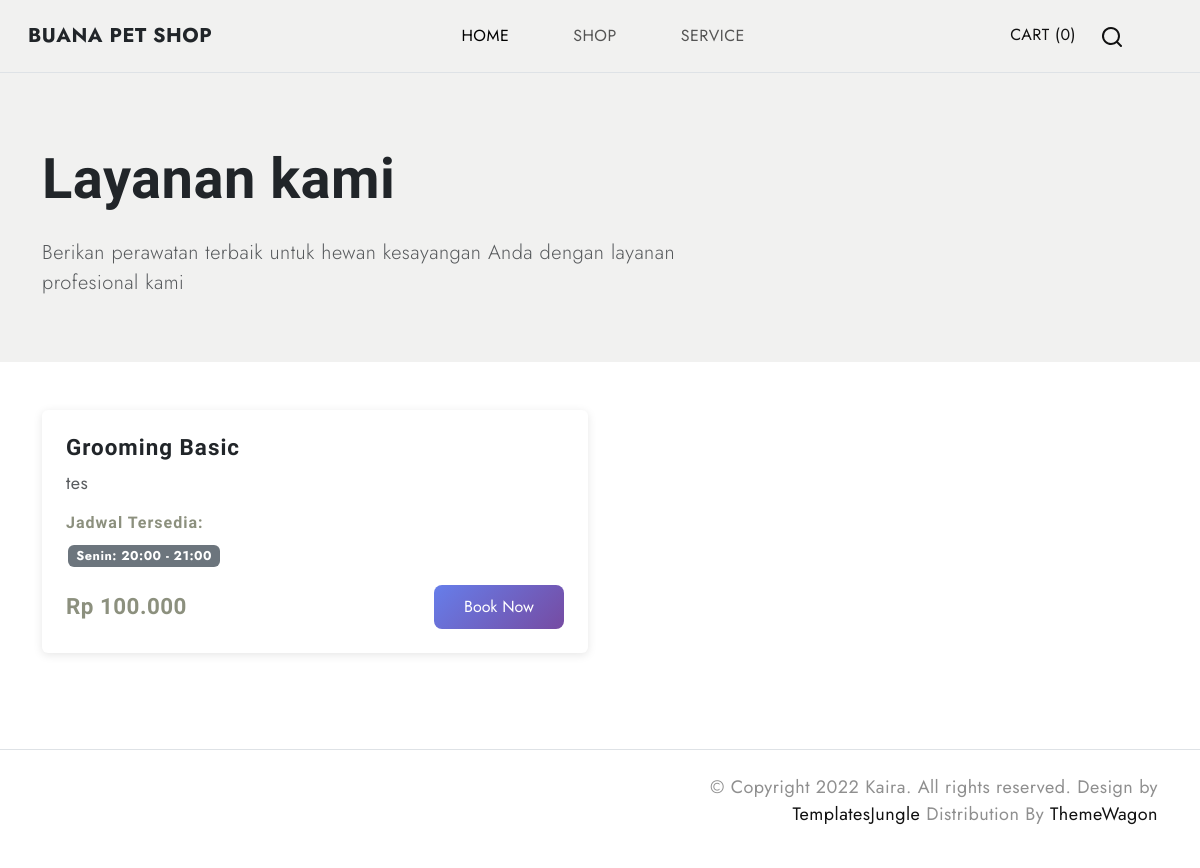
The page /services.php (signed in) on the database as committed earlier.
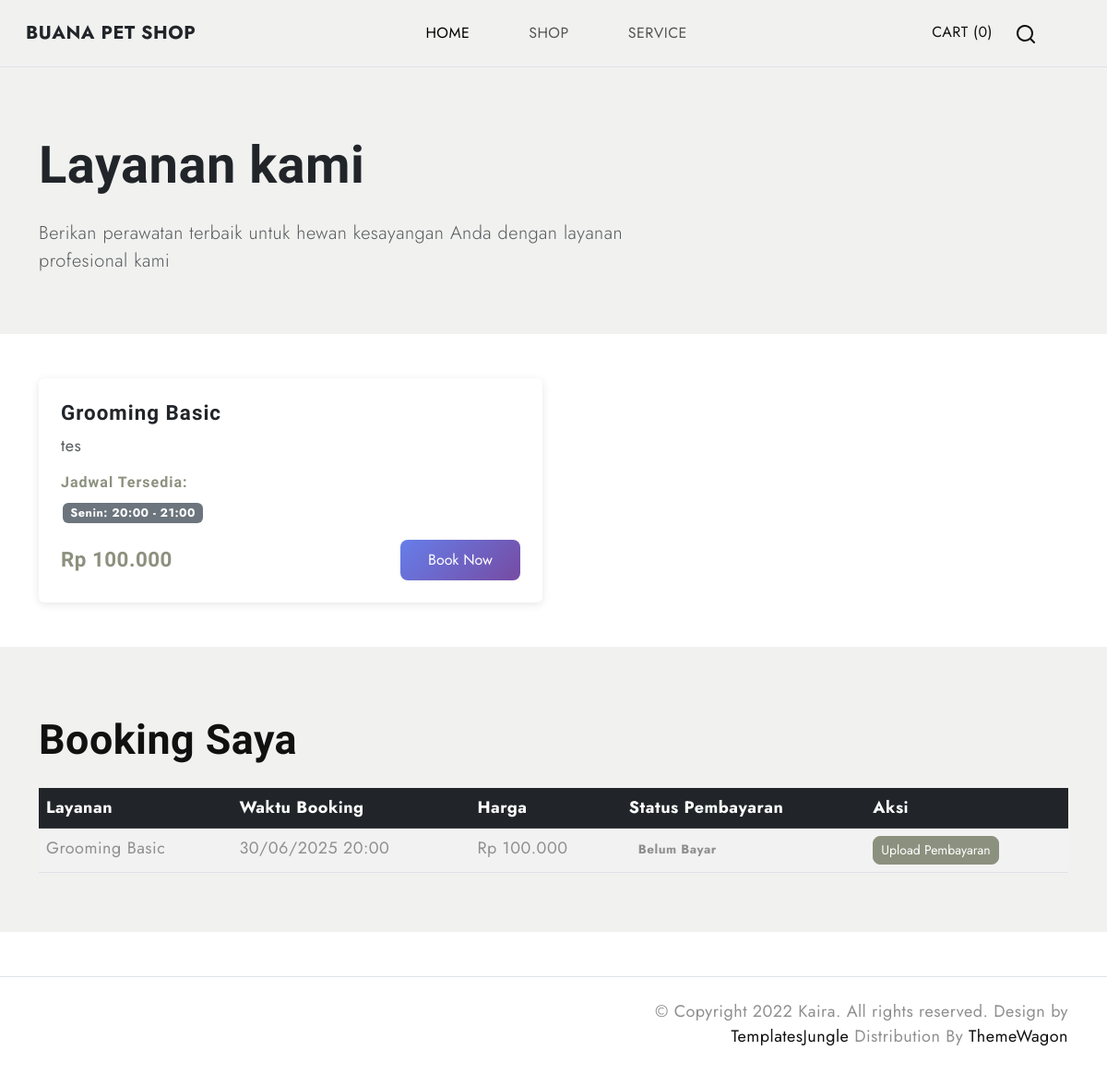
The same page on the database as committed later.
### tables this page shows
CREATE TABLE `tb_service` (
  `id_service` bigint(11) NOT NULL,
  `nama_service` varchar(255) NOT NULL,
  `deskripsi_service` varchar(255) NOT NULL,
  `harga_service` varchar(255) NOT NULL
);

CREATE TABLE `tb_jadwal` (
  `id_jadwal` bigint(11) NOT NULL,
  `id_service` bigint(11) NOT NULL,
  `hari` varchar(255) NOT NULL,
  `duty_start` time NOT NULL,
  `duty_end` time NOT NULL
);

CREATE TABLE `tb_booking` (
  `id_booking` bigint(11) NOT NULL,
  `id_service` bigint(11) NOT NULL,
  `id_user` bigint(11) NOT NULL,
  `waktu_booking` datetime NOT NULL,
  `created_at` datetime DEFAULT NULL
);

### services.php (the view, shortened to what this page needs)
<?php
include 'db/koneksi.php';
$services_query = "SELECT * FROM tb_service ORDER BY id_service";
$services_result = $conn->query($services_query);
$user_bookings = [];
if (isset($_SESSION['user_id'])) {
    $bookings_query = "SELECT b.*, s.nama_service, s.harga_service,
                              COALESCE(ts.status_transaksi_service, 'belum_bayar') as status_pembayaran
                       FROM tb_booking b
                       JOIN tb_service s ON b.id_service = s.id_service
                       LEFT JOIN tb_transaksi_service ts ON b.id_booking = ts.id_booking
                       WHERE b.id_user = ?
                       AND (ts.status_transaksi_service IS NULL OR ts.status_transaksi_service = 'belum_bayar')
                       ORDER BY b.waktu_booking DESC";
    $stmt = $conn->prepare($bookings_query);
    $stmt->bind_param("i", $_SESSION['user_id']);
    $stmt->execute();
    $user_bookings = $stmt->get_result()->fetch_all(MYSQLI_ASSOC);
}
function getServiceSchedules($conn, $service_id) {
    $schedule_query = "SELECT * FROM tb_jadwal WHERE id_service = ? ORDER BY
                       CASE hari
                           WHEN 'Senin' THEN 1
                           WHEN 'Selasa' THEN 2
                           WHEN 'Rabu' THEN 3
                           WHEN 'Kamis' THEN 4
                           WHEN 'Jumat' THEN 5
                           WHEN 'Sabtu' THEN 6
                           WHEN 'Minggu' THEN 7
                       END";
    $stmt = $conn->prepare($schedule_query);
    $stmt->bind_param("i", $service_id);
    $stmt->execute();
    return $stmt->get_result()->fetch_all(MYSQLI_ASSOC);
}
?>
<!DOCTYPE html>
<html lang="en">
<head>
    <link href="https://cdn.jsdelivr.net/npm/bootstrap@5.3.0-alpha3/dist/css/bootstrap.min.css" rel="stylesheet"
>
    <link rel="stylesheet" type="text/css" href="assets/css/vendor.css">
    <link rel="stylesheet" href="https://cdn.jsdelivr.net/npm/swiper@9/swiper-bundle.min.css" />
    <link rel="stylesheet" type="text/css" href="assets/css/style.css">
</head>
<body class="homepage">
    <?php include '_component/navigation.php'; ?>
    <main>
        <section class="hero-section bg-light py-5">
            <div class="container">
                <div class="row align-items-center">
                    <div class="col-md-8">
                        <h1 class="display-4 fw-bold text-dark">Layanan kami</h1>
                        <p class="lead text-muted">Berikan perawatan terbaik untuk hewan kesayangan Anda dengan layanan profesional kami</p>
                    </div>
                </div>
            </div>
        </section>
        <section class="services-section py-5">
            <div class="container">
                <div class="row g-4">
                    <?php while($service = $services_result->fetch_assoc()): ?>
                    <?php $schedules = getServiceSchedules($conn, $service['id_service']); ?>
                    <div class="col-lg-6 col-md-6">
                        <div class="card service-card h-100 <?= !isset($_SESSION['user_id']) ? 'login-required' : '' ?>">
                            <div class="card-body p-4">
                                <h5 class="card-title fw-bold text-dark"><?= htmlspecialchars($service['nama_service']) ?></h5>
                                <p class="card-text text-muted mb-3"><?= htmlspecialchars($service['deskripsi_service']) ?></p>
                                <div class="mb-3">
                                    <h6 class="fw-bold text-primary">Jadwal Tersedia:</h6>
                                    <?php if (!empty($schedules)): ?>
                                        <?php foreach($schedules as $schedule): ?>
                                            <span class="badge bg-secondary schedule-badge">
                                                <?= $schedule['hari'] ?>: <?= substr($schedule['duty_start'], 0, 5) ?> - <?= substr($schedule['duty_end'], 0, 5) ?>
                                            </span>
                                        <?php endforeach; ?>
                                    <?php else: ?>
                                        <span class="text-danger">Jadwal belum tersedia</span>
                                    <?php endif; ?>
                                </div>
                                <div class="d-flex justify-content-between align-items-center">
                                    <span class="h5 text-primary fw-bold mb-0">Rp <?= number_format($service['harga_service'], 0, ',', '.') ?></span>
                                    <?php if (!empty($schedules)): ?>
                                        <?php if (isset($_SESSION['user_id'])): ?>
                                            <button class="btn btn-book-now" data-bs-toggle="modal" data-bs-target="#bookingModal<?= $service['id_service'] ?>">
                                                Book Now
                                            </button>
                                        <?php else: ?>
                                            <button class="btn btn-book-now" disabled title="Login diperlukan">
                                                Login untuk Book
                                            </button>
                                        <?php endif; ?>
                                    <?php else: ?>
                                        <button class="btn btn-secondary" disabled>Tidak Tersedia</button>
                                    <?php endif; ?>
                                </div>
                            </div>
                        </div>
                    </div>
                    <?php endwhile; ?>
                </div>
            </div>
        </section>
        <?php if (isset($_SESSION['user_id']) && !empty($user_bookings)): ?>
        <section class="bookings-section py-5 bg-light">
            <div class="container">
                <div class="row">
                    <div class="col-12">
                        <h3 class="fw-bold mb-4">Booking Saya</h3>
                        <div class="table-responsive">
                            <table class="table table-striped">
                                <thead class="table-dark">
                                    <tr>
                                        <th>Layanan</th>
                                        <th>Waktu Booking</th>
                                        <th>Harga</th>
                                        <th>Status Pembayaran</th>
                                        <th>Aksi</th>
                                    </tr>
                                </thead>
                                <tbody>
                                    <?php foreach($user_bookings as $booking): ?>
                                    <tr>
                                        <td><?= htmlspecialchars($booking['nama_service']) ?></td>
                                        <td><?= date('d/m/Y H:i', strtotime($booking['waktu_booking'])) ?></td>
                                        <td>Rp <?= number_format($booking['harga_service'], 0, ',', '.') ?></td>
                                        <td>
                                            <span class="booking-status status-<?= $booking['status_pembayaran'] ?>">
                                                <?php
                                                switch($booking['status_pembayaran']) {
                                                    case 'belum_bayar': echo 'Belum Bayar'; break;
                                                }
                                                ?>
                                            </span>
                                        </td>
                                        <td>
                                            <?php if ($booking['status_pembayaran'] == 'belum_bayar'): ?>
                                                <button class="btn btn-sm btn-primary" data-bs-toggle="modal"
                                                        data-bs-target="#paymentModal<?= $booking['id_booking'] ?>">
                                                    Upload Pembayaran
                                                </button>
                                            <?php else: ?>
                                                <span class="text-muted">-</span>
                                            <?php endif; ?>
                                        </td>
                                    </tr>
                                    <?php endforeach; ?>
                                </tbody>
                            </table>
                        </div>
                    </div>
                </div>
            </div>
        </section>
        <?php endif; ?>
    </main>
    <?php include '_component/footer.php'; ?>
</body>
</html>

### _component/navigation.php (shortened to what this page needs)
<nav class="navbar navbar-expand-lg bg-light text-uppercase fs-6 p-3 border-bottom align-items-center">
    <div class="container-fluid">
        <div class="row justify-content-between align-items-center w-100">
            <div class="col-auto">
                <a class="navbar-brand text-dark fw-bold" href="index.php">
                    Buana Pet Shop
                </a>
            </div>
            <div class="col-auto">
                <div class="offcanvas offcanvas-end" tabindex="-1" id="offcanvasNavbar"
                    aria-labelledby="offcanvasNavbarLabel">
                    <div class="offcanvas-body">
                        <ul class="navbar-nav justify-content-end flex-grow-1 gap-1 gap-md-5 pe-3">
                            <li class="nav-item">
                                <a class="nav-link active" href="index.php">Home</a>
                            </li>
                            <li class="nav-item">
                                <a class="nav-link" href="products.php">Shop</a>
                            </li>
                            <li class="nav-item">
                                <a class="nav-link" href="services.php">Service</a>
                            </li>
                        </ul>
                    </div>
                </div>
            </div>
            <div class="col-3 col-lg-auto">
                <ul class="list-unstyled d-flex m-0">
                    <li class="d-none d-lg-block" id="desktopCartSection" style="display: none;">
                        <a href="#" class="text-uppercase mx-3" data-bs-toggle="offcanvas"
                            data-bs-target="#offcanvasCart" aria-controls="offcanvasCart">Cart <span
                                class="cart-count">(0)</span></a>
                    </li>
                    <li class="search-box mx-2">
                        <a href="#search" class="search-button">
                            <svg width="24" height="24" viewBox="0 0 24 24">
                                <use xlink:href="#search"></use>
                            </svg>
                        </a>
                    </li>
                </ul>
            </div>
        </div>
    </div>
</nav>

### _component/footer.php (shortened to what this page needs)
<footer id="footer" class="mt-5">
    <div class="border-top py-4">
        <div class="container">
            <div class="row">
                <div class="col-md-6 d-flex flex-wrap">
                </div>
                <div class="col-md-6 text-end">
                    <p>© Copyright 2022 Kaira. All rights reserved. Design by <a href="https://templatesjungle.com"
                            target="_blank">TemplatesJungle</a> Distribution By <a href="https://themewagon.com"
                            target="blank">ThemeWagon</a></p>
                </div>
            </div>
        </div>
    </div>
</footer>

### assets/css/style.css (style rules this page uses)
body { --heading-font: "Marcellus", Roboto, sans-serif; --heading-font-weight: 400; --heading-color: #111; --heading-line-height: 1.24; --swiper-theme-color: #8c907e; --bs-body-font-family: "Jost", Roboto, sans-serif; --bs-body-font-size: 18px; --bs-body-font-weight: 400; --bs-body-line-height: 1.5; --bs-body-color: #8f8f8f; --bs-body-color-rgb: 143, 143, 143; --bs-primary: #8c907e; --bs-secondary: #6c757d; --bs-black: #111; --bs-light: #f1f1f0; --bs-dark: #212529; --bs-gray: #9aa1a7; --bs-gray-dark: #51565b; --bs-primary-rgb: 140, 144, 126; --bs-secondary-rgb: 108, 117, 125; --bs-black-rgb: 17, 17, 17; --bs-light-rgb: 241, 241, 240; --bs-dark-rgb: 33, 37, 41; --bs-link-color: #111; --bs-link-color-rgb: 17, 17, 17; --bs-link-decoration: underline; --bs-link-hover-color: #111; --bs-link-hover-color-rgb: 17, 17, 17; }
body { letter-spacing: 0.03rem; }
h1, .h1, h2, .h2, h3, .h3, h4, .h4, h5, .h5, h6, .h6 { font-family: var(--heading-font); font-weight: var(--heading-font-weight); color: var(--heading-color); line-height: var(--heading-line-height); }
h1.light, .h1, h2.light, .h2, h3.light, .h3, h4.light, .h4, h5.light, .h5, h6.light, .h6 { color: var(--light-color); }
h1, h2, h3 { margin: 25px 0; }
h5, h6 { letter-spacing: 1px; }
h1, .h1 { font-size: 4.5rem; }
h3, .h3 { font-size: 2.8rem; }
h5, .h5 { font-size: 1.4rem; }
h6, .h6 { font-size: 1rem; }
a { text-decoration: none; }
.container-fluid { max-width: 1800px; }
.btn { --bs-btn-border-radius: 0; }
.btn-primary { --bs-btn-color: #fff; --bs-btn-bg: #8c907e; --bs-btn-border-color: #8c907e; --bs-btn-hover-color: #fff; --bs-btn-hover-bg: #5e624e; --bs-btn-hover-border-color: #5e624e; --bs-btn-focus-shadow-rgb: 49, 132, 253; --bs-btn-active-color: #fff; --bs-btn-active-bg: #5e624e; --bs-btn-active-border-color: #5e624e; --bs-btn-active-shadow: inset 0 3px 5px rgba(0, 0, 0, 0.125); --bs-btn-disabled-color: #fff; --bs-btn-disabled-bg: #8c907e; --bs-btn-disabled-border-color: #8c907e; }

### services.php (style rules this page uses)
.service-card { transition: transform 0.3s ease; border: none; box-shadow: 0 2px 10px rgba(0,0,0,0.1); }
.schedule-badge { font-size: 0.8rem; margin: 2px; }
.booking-status { font-weight: bold; padding: 5px 10px; border-radius: 15px; font-size: 0.85rem; }
.btn-book-now { background: linear-gradient(135deg, #667eea 0%, #764ba2 100%); border: none; color: white; padding: 10px 30px; border-radius: 25px; transition: all 0.3s ease; }

### _component/modalprofile.php (style rules this page uses)
.btn { border-radius: 8px; }

Rows that differ between the two databases and show on the page:
added tb_booking: id_service.nama_service "Grooming Basic", waktu_booking "30/06/2025 20:00", id_service.harga_service "100.000"
Other text that changed with them:
text now shown: "Booking Saya Layanan Waktu Booking Harga Status Pembayaran Aksi"
